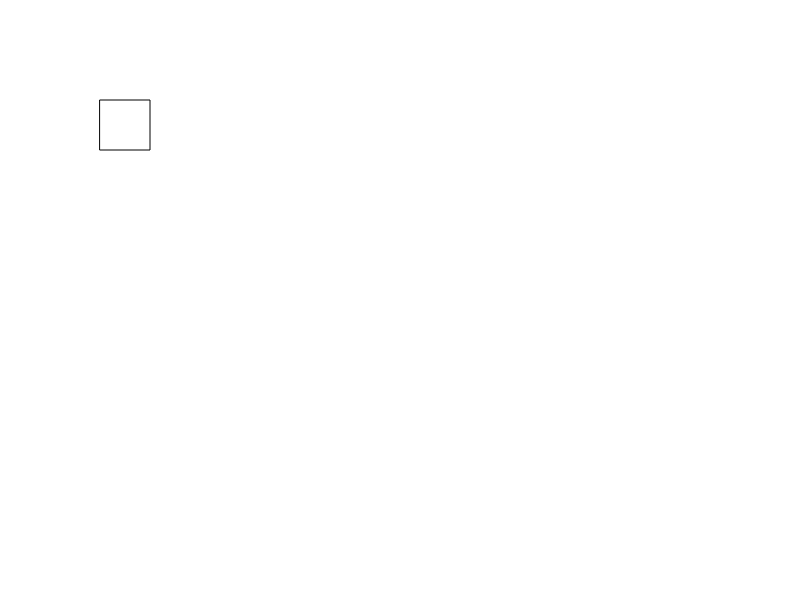
Frame 1 (no input)
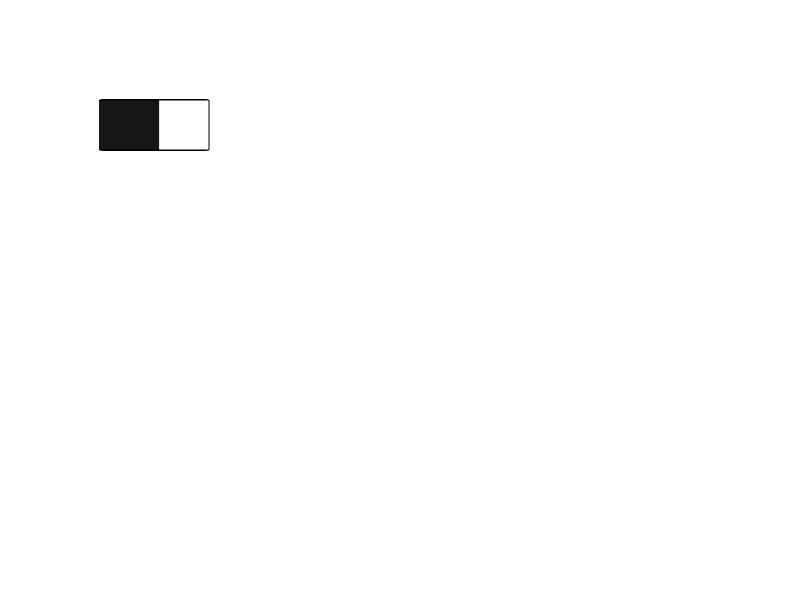
Frame 60 (no input)
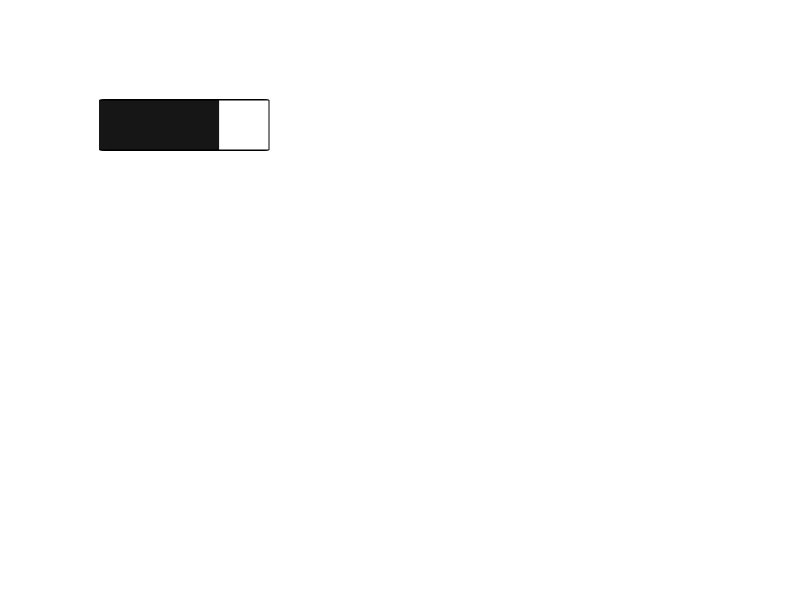
Frame 120 (the mouse pressed at the canvas centre since frame 60)

The p5.js sketch that drew these frames (run headless with seeded random() and noise() and a simulated clock; from frame 60 on, the mouse is pressed at the canvas centre):

// p5.js sketch
// ── sketch.js
function setup() {
createCanvas(800,600);
}
var xLocation = 100
function draw() {
rect(xLocation,100,50,50)
xLocation = xLocation + 1
if(xLocation > 800){
rect(0,0,100,100)
xLocation = 500
}
}
